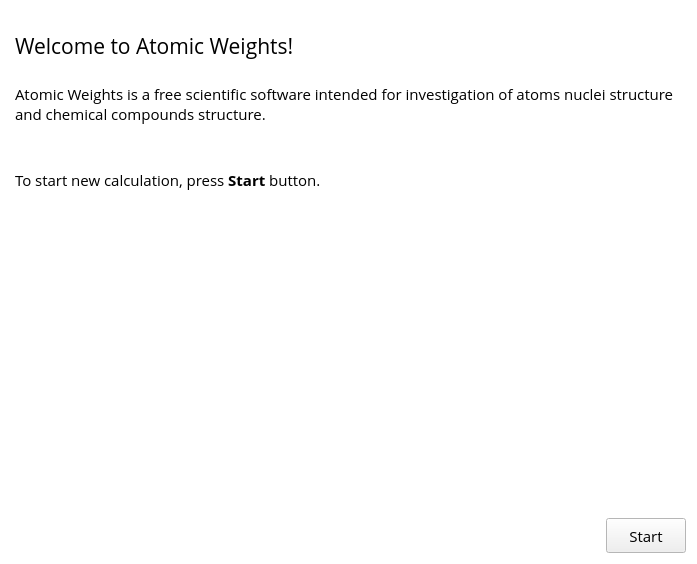
<?xml version="1.0" encoding="UTF-8"?>
<ui version="4.0">
 <class>WelcomeInfo</class>
 <widget class="QWidget" name="WelcomeInfo">
  <property name="geometry">
   <rect>
    <x>0</x>
    <y>0</y>
    <width>697</width>
    <height>564</height>
   </rect>
  </property>
  <property name="palette">
   <palette>
    <active>
     <colorrole role="Base">
      <brush brushstyle="SolidPattern">
       <color alpha="255">
        <red>255</red>
        <green>255</green>
        <blue>255</blue>
       </color>
      </brush>
     </colorrole>
     <colorrole role="Window">
      <brush brushstyle="SolidPattern">
       <color alpha="255">
        <red>255</red>
        <green>255</green>
        <blue>255</blue>
       </color>
      </brush>
     </colorrole>
    </active>
    <inactive>
     <colorrole role="Base">
      <brush brushstyle="SolidPattern">
       <color alpha="255">
        <red>255</red>
        <green>255</green>
        <blue>255</blue>
       </color>
      </brush>
     </colorrole>
     <colorrole role="Window">
      <brush brushstyle="SolidPattern">
       <color alpha="255">
        <red>255</red>
        <green>255</green>
        <blue>255</blue>
       </color>
      </brush>
     </colorrole>
    </inactive>
    <disabled>
     <colorrole role="Base">
      <brush brushstyle="SolidPattern">
       <color alpha="255">
        <red>255</red>
        <green>255</green>
        <blue>255</blue>
       </color>
      </brush>
     </colorrole>
     <colorrole role="Window">
      <brush brushstyle="SolidPattern">
       <color alpha="255">
        <red>255</red>
        <green>255</green>
        <blue>255</blue>
       </color>
      </brush>
     </colorrole>
    </disabled>
   </palette>
  </property>
  <property name="font">
   <font>
    <family>Open Sans</family>
    <pointsize>11</pointsize>
   </font>
  </property>
  <property name="windowTitle">
   <string>Form</string>
  </property>
  <layout class="QGridLayout" name="gridLayout">
   <item row="0" column="0" colspan="2">
    <widget class="QTextBrowser" name="textBrowser">
     <property name="font">
      <font>
       <stylestrategy>PreferAntialias</stylestrategy>
      </font>
     </property>
     <property name="frameShape">
      <enum>QFrame::NoFrame</enum>
     </property>
     <property name="html">
      <string>&lt;!DOCTYPE HTML PUBLIC &quot;-//W3C//DTD HTML 4.0//EN&quot; &quot;http://www.w3.org/TR/REC-html40/strict.dtd&quot;&gt;
&lt;html&gt;&lt;head&gt;&lt;meta name=&quot;qrichtext&quot; content=&quot;1&quot; /&gt;&lt;style type=&quot;text/css&quot;&gt;
p, li { white-space: pre-wrap; }
&lt;/style&gt;&lt;/head&gt;&lt;body style=&quot; font-family:'Open Sans'; font-size:11pt; font-weight:400; font-style:normal;&quot;&gt;
&lt;p style=&quot;-qt-paragraph-type:empty; margin-top:0px; margin-bottom:0px; margin-left:0px; margin-right:0px; -qt-block-indent:0; text-indent:0px; font-family:'MS Shell Dlg 2'; font-size:8pt;&quot;&gt;&lt;br /&gt;&lt;/p&gt;
&lt;p style=&quot; margin-top:0px; margin-bottom:0px; margin-left:0px; margin-right:0px; -qt-block-indent:0; text-indent:0px;&quot;&gt;&lt;span style=&quot; font-size:16pt;&quot;&gt;Welcome to Atomic Weights!&lt;/span&gt;&lt;/p&gt;
&lt;p style=&quot;-qt-paragraph-type:empty; margin-top:0px; margin-bottom:0px; margin-left:0px; margin-right:0px; -qt-block-indent:0; text-indent:0px;&quot;&gt;&lt;br /&gt;&lt;/p&gt;
&lt;p style=&quot; margin-top:0px; margin-bottom:0px; margin-left:0px; margin-right:0px; -qt-block-indent:0; text-indent:0px;&quot;&gt;Atomic Weights is a free scientific software intended for investigation of atoms nuclei structure and chemical compounds structure.&lt;/p&gt;
&lt;p style=&quot;-qt-paragraph-type:empty; margin-top:0px; margin-bottom:0px; margin-left:0px; margin-right:0px; -qt-block-indent:0; text-indent:0px;&quot;&gt;&lt;br /&gt;&lt;/p&gt;
&lt;p style=&quot;-qt-paragraph-type:empty; margin-top:0px; margin-bottom:0px; margin-left:0px; margin-right:0px; -qt-block-indent:0; text-indent:0px;&quot;&gt;&lt;br /&gt;&lt;/p&gt;
&lt;p style=&quot; margin-top:0px; margin-bottom:0px; margin-left:0px; margin-right:0px; -qt-block-indent:0; text-indent:0px;&quot;&gt;To start new calculation, press &lt;span style=&quot; font-weight:600;&quot;&gt;Start&lt;/span&gt; button.&lt;/p&gt;&lt;/body&gt;&lt;/html&gt;</string>
     </property>
    </widget>
   </item>
   <item row="1" column="0">
    <spacer name="horizontalSpacer">
     <property name="orientation">
      <enum>Qt::Horizontal</enum>
     </property>
     <property name="sizeHint" stdset="0">
      <size>
       <width>590</width>
       <height>20</height>
      </size>
     </property>
    </spacer>
   </item>
   <item row="1" column="1">
    <widget class="QPushButton" name="buttonStart">
     <property name="minimumSize">
      <size>
       <width>80</width>
       <height>35</height>
      </size>
     </property>
     <property name="font">
      <font>
       <pointsize>11</pointsize>
      </font>
     </property>
     <property name="text">
      <string>Start</string>
     </property>
    </widget>
   </item>
  </layout>
 </widget>
 <resources/>
 <connections/>
</ui>
